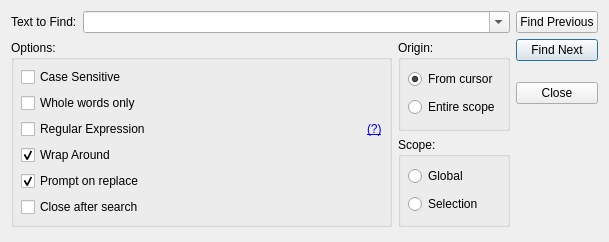
<?xml version="1.0" encoding="UTF-8"?>
<ui version="4.0">
 <class>SearchDialog</class>
 <widget class="QDialog" name="SearchDialog">
  <property name="geometry">
   <rect>
    <x>0</x>
    <y>0</y>
    <width>609</width>
    <height>242</height>
   </rect>
  </property>
  <property name="windowTitle">
   <string>Find</string>
  </property>
  <layout class="QHBoxLayout" name="horizontalLayout_3">
   <item>
    <widget class="QWidget" name="widget_4" native="true">
     <layout class="QVBoxLayout" name="verticalLayout_2">
      <property name="spacing">
       <number>7</number>
      </property>
      <property name="leftMargin">
       <number>0</number>
      </property>
      <property name="topMargin">
       <number>0</number>
      </property>
      <property name="rightMargin">
       <number>0</number>
      </property>
      <property name="bottomMargin">
       <number>0</number>
      </property>
      <item>
       <widget class="QWidget" name="widget" native="true">
        <layout class="QHBoxLayout" name="horizontalLayout">
         <property name="leftMargin">
          <number>0</number>
         </property>
         <property name="topMargin">
          <number>0</number>
         </property>
         <property name="rightMargin">
          <number>0</number>
         </property>
         <property name="bottomMargin">
          <number>0</number>
         </property>
         <item>
          <widget class="QLabel" name="lblFind">
           <property name="text">
            <string>Text to Find:</string>
           </property>
          </widget>
         </item>
         <item>
          <widget class="QComboBox" name="cbFind">
           <property name="sizePolicy">
            <sizepolicy hsizetype="Expanding" vsizetype="Fixed">
             <horstretch>0</horstretch>
             <verstretch>0</verstretch>
            </sizepolicy>
           </property>
           <property name="editable">
            <bool>true</bool>
           </property>
           <property name="insertPolicy">
            <enum>QComboBox::InsertAtTop</enum>
           </property>
          </widget>
         </item>
        </layout>
       </widget>
      </item>
      <item>
       <widget class="QWidget" name="widget_2" native="true">
        <layout class="QGridLayout" name="gridLayout">
         <property name="leftMargin">
          <number>0</number>
         </property>
         <property name="topMargin">
          <number>0</number>
         </property>
         <property name="rightMargin">
          <number>0</number>
         </property>
         <property name="bottomMargin">
          <number>0</number>
         </property>
         <item row="1" column="1">
          <widget class="QGroupBox" name="grpScope">
           <property name="title">
            <string>Scope:</string>
           </property>
           <layout class="QVBoxLayout" name="verticalLayout_5">
            <property name="leftMargin">
             <number>7</number>
            </property>
            <property name="topMargin">
             <number>7</number>
            </property>
            <property name="rightMargin">
             <number>7</number>
            </property>
            <property name="bottomMargin">
             <number>7</number>
            </property>
            <item>
             <widget class="QRadioButton" name="rbGlobal">
              <property name="text">
               <string>Global</string>
              </property>
             </widget>
            </item>
            <item>
             <widget class="QRadioButton" name="rbSelection">
              <property name="text">
               <string>Selection</string>
              </property>
             </widget>
            </item>
           </layout>
          </widget>
         </item>
         <item row="0" column="1">
          <widget class="QGroupBox" name="grpOrigin">
           <property name="title">
            <string>Origin:</string>
           </property>
           <layout class="QVBoxLayout" name="verticalLayout_6">
            <property name="leftMargin">
             <number>7</number>
            </property>
            <property name="topMargin">
             <number>7</number>
            </property>
            <property name="rightMargin">
             <number>7</number>
            </property>
            <property name="bottomMargin">
             <number>7</number>
            </property>
            <item>
             <widget class="QRadioButton" name="rbFromCursor">
              <property name="text">
               <string>From cursor</string>
              </property>
              <property name="checked">
               <bool>true</bool>
              </property>
             </widget>
            </item>
            <item>
             <widget class="QRadioButton" name="rbEntireScope">
              <property name="text">
               <string>Entire scope</string>
              </property>
             </widget>
            </item>
           </layout>
          </widget>
         </item>
         <item row="0" column="0" rowspan="2">
          <widget class="QGroupBox" name="grpOptions">
           <property name="title">
            <string>Options:</string>
           </property>
           <layout class="QGridLayout" name="gridLayout_2">
            <property name="leftMargin">
             <number>7</number>
            </property>
            <property name="topMargin">
             <number>7</number>
            </property>
            <property name="rightMargin">
             <number>7</number>
            </property>
            <property name="bottomMargin">
             <number>7</number>
            </property>
            <item row="0" column="0">
             <widget class="QCheckBox" name="chkCaseSensetive">
              <property name="text">
               <string>Case Sensitive</string>
              </property>
             </widget>
            </item>
            <item row="3" column="0">
             <widget class="QCheckBox" name="chkWrapAround">
              <property name="text">
               <string>Wrap Around</string>
              </property>
              <property name="checked">
               <bool>true</bool>
              </property>
             </widget>
            </item>
            <item row="4" column="0">
             <widget class="QCheckBox" name="chkPrompt">
              <property name="text">
               <string>Prompt on replace</string>
              </property>
              <property name="checked">
               <bool>true</bool>
              </property>
             </widget>
            </item>
            <item row="2" column="0">
             <widget class="QCheckBox" name="chkRegExp">
              <property name="sizePolicy">
               <sizepolicy hsizetype="Expanding" vsizetype="Fixed">
                <horstretch>0</horstretch>
                <verstretch>0</verstretch>
               </sizepolicy>
              </property>
              <property name="text">
               <string>Regular Expression</string>
              </property>
             </widget>
            </item>
            <item row="1" column="0">
             <widget class="QCheckBox" name="chkWholeWord">
              <property name="text">
               <string>Whole words only</string>
              </property>
             </widget>
            </item>
            <item row="2" column="1">
             <widget class="QLabel" name="txtRegExpHelp">
              <property name="sizePolicy">
               <sizepolicy hsizetype="Preferred" vsizetype="Preferred">
                <horstretch>0</horstretch>
                <verstretch>0</verstretch>
               </sizepolicy>
              </property>
              <property name="text">
               <string notr="true">&lt;html&gt;&lt;head/&gt;&lt;body&gt;&lt;p&gt;&lt;a href=&quot;https://docs.microsoft.com/en-us/dotnet/standard/base-types/regular-expression-language-quick-reference&quot;&gt;&lt;span style=&quot; text-decoration: underline; color:#0000ff;&quot;&gt;(?)&lt;/span&gt;&lt;/a&gt;&lt;/p&gt;&lt;/body&gt;&lt;/html&gt;</string>
              </property>
              <property name="openExternalLinks">
               <bool>true</bool>
              </property>
             </widget>
            </item>
            <item row="5" column="0">
             <widget class="QCheckBox" name="chkCloseAfterSearch">
              <property name="text">
               <string>Close after search</string>
              </property>
             </widget>
            </item>
           </layout>
          </widget>
         </item>
        </layout>
       </widget>
      </item>
      <item>
       <spacer name="verticalSpacer_3">
        <property name="orientation">
         <enum>Qt::Vertical</enum>
        </property>
        <property name="sizeHint" stdset="0">
         <size>
          <width>20</width>
          <height>40</height>
         </size>
        </property>
       </spacer>
      </item>
     </layout>
    </widget>
   </item>
   <item>
    <widget class="QWidget" name="widget_3" native="true">
     <layout class="QVBoxLayout" name="verticalLayout">
      <property name="leftMargin">
       <number>0</number>
      </property>
      <property name="topMargin">
       <number>0</number>
      </property>
      <property name="rightMargin">
       <number>0</number>
      </property>
      <property name="bottomMargin">
       <number>0</number>
      </property>
      <item>
       <widget class="QPushButton" name="btnPrevious">
        <property name="text">
         <string>Find Previous</string>
        </property>
       </widget>
      </item>
      <item>
       <widget class="QPushButton" name="btnNext">
        <property name="text">
         <string>Find Next</string>
        </property>
        <property name="default">
         <bool>true</bool>
        </property>
       </widget>
      </item>
      <item>
       <spacer name="verticalSpacer_2">
        <property name="orientation">
         <enum>Qt::Vertical</enum>
        </property>
        <property name="sizeType">
         <enum>QSizePolicy::Fixed</enum>
        </property>
        <property name="sizeHint" stdset="0">
         <size>
          <width>20</width>
          <height>15</height>
         </size>
        </property>
       </spacer>
      </item>
      <item>
       <widget class="QPushButton" name="btnClose">
        <property name="text">
         <string>Close</string>
        </property>
       </widget>
      </item>
      <item>
       <spacer name="verticalSpacer">
        <property name="orientation">
         <enum>Qt::Vertical</enum>
        </property>
        <property name="sizeHint" stdset="0">
         <size>
          <width>20</width>
          <height>40</height>
         </size>
        </property>
       </spacer>
      </item>
     </layout>
    </widget>
   </item>
  </layout>
 </widget>
 <resources/>
 <connections/>
</ui>
